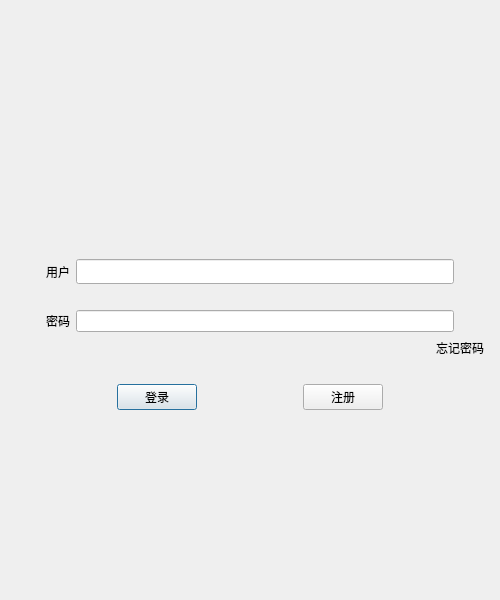
<?xml version="1.0" encoding="UTF-8"?>
<ui version="4.0">
 <class>LoginDialogClass</class>
 <widget class="QDialog" name="LoginDialogClass">
  <property name="geometry">
   <rect>
    <x>0</x>
    <y>0</y>
    <width>500</width>
    <height>600</height>
   </rect>
  </property>
  <property name="minimumSize">
   <size>
    <width>500</width>
    <height>600</height>
   </size>
  </property>
  <property name="maximumSize">
   <size>
    <width>500</width>
    <height>600</height>
   </size>
  </property>
  <property name="windowTitle">
   <string>LoginDialog</string>
  </property>
  <layout class="QVBoxLayout" name="verticalLayout_2">
   <item>
    <layout class="QVBoxLayout" name="verticalLayout">
     <property name="leftMargin">
      <number>5</number>
     </property>
     <property name="topMargin">
      <number>5</number>
     </property>
     <property name="rightMargin">
      <number>5</number>
     </property>
     <property name="bottomMargin">
      <number>5</number>
     </property>
     <item>
      <spacer name="verticalSpacer_5">
       <property name="orientation">
        <enum>Qt::Vertical</enum>
       </property>
       <property name="sizeHint" stdset="0">
        <size>
         <width>20</width>
         <height>40</height>
        </size>
       </property>
      </spacer>
     </item>
     <item>
      <widget class="QWidget" name="widget" native="true">
       <layout class="QHBoxLayout" name="horizontalLayout_2">
        <item>
         <layout class="QHBoxLayout" name="horizontalLayout_4">
          <item>
           <spacer name="horizontalSpacer">
            <property name="orientation">
             <enum>Qt::Horizontal</enum>
            </property>
            <property name="sizeHint" stdset="0">
             <size>
              <width>40</width>
              <height>20</height>
             </size>
            </property>
           </spacer>
          </item>
          <item>
           <widget class="QLabel" name="label">
            <property name="text">
             <string/>
            </property>
            <property name="pixmap">
             <pixmap resource="LoginDialog.qrc">:/new/prefix1/res/R-C_resized.png</pixmap>
            </property>
           </widget>
          </item>
          <item>
           <spacer name="horizontalSpacer_2">
            <property name="orientation">
             <enum>Qt::Horizontal</enum>
            </property>
            <property name="sizeHint" stdset="0">
             <size>
              <width>40</width>
              <height>20</height>
             </size>
            </property>
           </spacer>
          </item>
         </layout>
        </item>
       </layout>
      </widget>
     </item>
     <item>
      <spacer name="verticalSpacer_4">
       <property name="orientation">
        <enum>Qt::Vertical</enum>
       </property>
       <property name="sizeType">
        <enum>QSizePolicy::Fixed</enum>
       </property>
       <property name="sizeHint" stdset="0">
        <size>
         <width>20</width>
         <height>20</height>
        </size>
       </property>
      </spacer>
     </item>
     <item>
      <layout class="QHBoxLayout" name="horizontalLayout">
       <item>
        <spacer name="horizontalSpacer_7">
         <property name="orientation">
          <enum>Qt::Horizontal</enum>
         </property>
         <property name="sizeType">
          <enum>QSizePolicy::Fixed</enum>
         </property>
         <property name="sizeHint" stdset="0">
          <size>
           <width>30</width>
           <height>20</height>
          </size>
         </property>
        </spacer>
       </item>
       <item>
        <widget class="QLabel" name="user_label">
         <property name="minimumSize">
          <size>
           <width>0</width>
           <height>0</height>
          </size>
         </property>
         <property name="maximumSize">
          <size>
           <width>16777215</width>
           <height>16777215</height>
          </size>
         </property>
         <property name="text">
          <string>用户</string>
         </property>
        </widget>
       </item>
       <item>
        <widget class="QLineEdit" name="user_line_edit">
         <property name="minimumSize">
          <size>
           <width>0</width>
           <height>25</height>
          </size>
         </property>
         <property name="maximumSize">
          <size>
           <width>16777215</width>
           <height>25</height>
          </size>
         </property>
        </widget>
       </item>
       <item>
        <spacer name="horizontalSpacer_8">
         <property name="orientation">
          <enum>Qt::Horizontal</enum>
         </property>
         <property name="sizeType">
          <enum>QSizePolicy::Fixed</enum>
         </property>
         <property name="sizeHint" stdset="0">
          <size>
           <width>30</width>
           <height>20</height>
          </size>
         </property>
        </spacer>
       </item>
      </layout>
     </item>
     <item>
      <spacer name="verticalSpacer_3">
       <property name="orientation">
        <enum>Qt::Vertical</enum>
       </property>
       <property name="sizeType">
        <enum>QSizePolicy::Fixed</enum>
       </property>
       <property name="sizeHint" stdset="0">
        <size>
         <width>20</width>
         <height>20</height>
        </size>
       </property>
      </spacer>
     </item>
     <item>
      <layout class="QHBoxLayout" name="horizontalLayout_3">
       <item>
        <spacer name="horizontalSpacer_9">
         <property name="orientation">
          <enum>Qt::Horizontal</enum>
         </property>
         <property name="sizeType">
          <enum>QSizePolicy::Fixed</enum>
         </property>
         <property name="sizeHint" stdset="0">
          <size>
           <width>30</width>
           <height>20</height>
          </size>
         </property>
        </spacer>
       </item>
       <item>
        <widget class="QLabel" name="psw_label">
         <property name="text">
          <string>密码</string>
         </property>
        </widget>
       </item>
       <item>
        <widget class="QLineEdit" name="psw_line_edit"/>
       </item>
       <item>
        <spacer name="horizontalSpacer_10">
         <property name="orientation">
          <enum>Qt::Horizontal</enum>
         </property>
         <property name="sizeType">
          <enum>QSizePolicy::Fixed</enum>
         </property>
         <property name="sizeHint" stdset="0">
          <size>
           <width>30</width>
           <height>20</height>
          </size>
         </property>
        </spacer>
       </item>
      </layout>
     </item>
     <item>
      <layout class="QHBoxLayout" name="horizontalLayout_5">
       <item>
        <spacer name="horizontalSpacer_3">
         <property name="orientation">
          <enum>Qt::Horizontal</enum>
         </property>
         <property name="sizeHint" stdset="0">
          <size>
           <width>40</width>
           <height>20</height>
          </size>
         </property>
        </spacer>
       </item>
       <item>
        <widget class="QLabel" name="forget_label">
         <property name="text">
          <string>忘记密码</string>
         </property>
        </widget>
       </item>
      </layout>
     </item>
     <item>
      <spacer name="verticalSpacer">
       <property name="orientation">
        <enum>Qt::Vertical</enum>
       </property>
       <property name="sizeType">
        <enum>QSizePolicy::Fixed</enum>
       </property>
       <property name="sizeHint" stdset="0">
        <size>
         <width>20</width>
         <height>20</height>
        </size>
       </property>
      </spacer>
     </item>
     <item>
      <layout class="QHBoxLayout" name="horizontalLayout_6">
       <item>
        <spacer name="horizontalSpacer_4">
         <property name="orientation">
          <enum>Qt::Horizontal</enum>
         </property>
         <property name="sizeHint" stdset="0">
          <size>
           <width>40</width>
           <height>20</height>
          </size>
         </property>
        </spacer>
       </item>
       <item>
        <widget class="QPushButton" name="login_button">
         <property name="text">
          <string>登录</string>
         </property>
        </widget>
       </item>
       <item>
        <spacer name="horizontalSpacer_6">
         <property name="orientation">
          <enum>Qt::Horizontal</enum>
         </property>
         <property name="sizeHint" stdset="0">
          <size>
           <width>40</width>
           <height>20</height>
          </size>
         </property>
        </spacer>
       </item>
       <item>
        <widget class="QPushButton" name="exit_button">
         <property name="text">
          <string>注册</string>
         </property>
        </widget>
       </item>
       <item>
        <spacer name="horizontalSpacer_5">
         <property name="orientation">
          <enum>Qt::Horizontal</enum>
         </property>
         <property name="sizeHint" stdset="0">
          <size>
           <width>40</width>
           <height>20</height>
          </size>
         </property>
        </spacer>
       </item>
      </layout>
     </item>
     <item>
      <spacer name="verticalSpacer_2">
       <property name="orientation">
        <enum>Qt::Vertical</enum>
       </property>
       <property name="sizeHint" stdset="0">
        <size>
         <width>20</width>
         <height>40</height>
        </size>
       </property>
      </spacer>
     </item>
    </layout>
   </item>
  </layout>
 </widget>
 <layoutdefault spacing="6" margin="11"/>
 <resources>
  <include location="LoginDialog.qrc"/>
 </resources>
 <connections/>
</ui>
